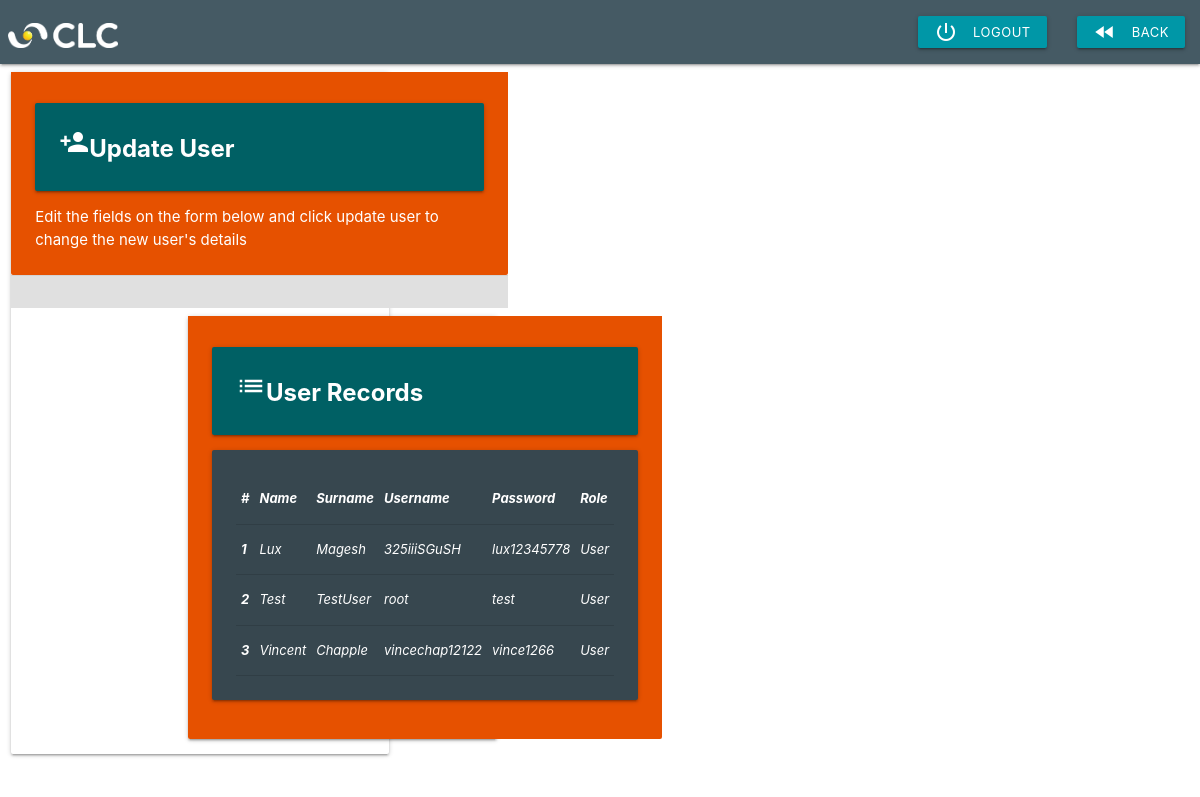
/update.php, run on the app's committed database.
### tables this page shows
CREATE TABLE `users` (
  `uid` int(150) NOT NULL,
  `f_name` varchar(150) NOT NULL,
  `l_name` varchar(150) NOT NULL,
  `username` varchar(150) NOT NULL,
  `password` varchar(150) NOT NULL,
  `role` enum('Admin','Manager','Support','User','Custom') NOT NULL DEFAULT 'User'
);

### update.php (the view, shortened to what this page needs)
<!DOCTYPE html>
  <html>
  <?php
        include_once 'inc/head.php';
    ?>
    <body style="background-image: url('./images/pexels-demian-smit-449559.jpg'); background-size: cover; z-index: -1;object-fit: cover;">
    <?php
        include_once 'inc/navbar2.php';
    ?>
    <div class="row ContentOne">
      <div class="ContentOne col s12 m4 xs12">
    <div class="card horizontal">
    <div class="card-stacked">
        <div class="card-content  orange darken-4 white-text">
          <div class="card-panel  cyan darken-4">
            <span class="white-text" style="font-size:x-large ;font-weight:bolder;"> <i class="small material-icons">person_add</i>Update User
          </span>
          </div>
                <p>Edit the fields on the form below and click update user to change the new user's details</p>
          </div>
            <div class="card-action grey lighten-2">
          </div>
          <div class="ContentTwo col s12 m8 xs12 text-white">
      <div class="card horizontal">
      <div class="card-stacked">
        <div class="card-content orange darken-4 white-text">
      <div class="card-panel cyan darken-4">
        <span class="white-text" style="font-size:x-large ;font-weight:bolder"><i class="small material-icons">list</i>User Records</span>
      </div>
      <div class="card-panel white-text blue-grey darken-3" style="font-size:small; font-style: oblique;">
        <?php
          require 'dbcon.php';
          $sql = "SELECT * FROM `users`";
          $result = $conn->query($sql);
        ?>
      <table class="table table-dark">
          <thead>
            <tr>
              <th scope="col">#</th>
              <th scope="col">Name</th>
              <th scope="col">Surname</th>
              <th scope="col">Username</th>
              <th scope="col">Password</th>
              <th scope="col">Role</th>
            </tr>
          </thead>
          <?php
            while ($row = $result->fetch_assoc()) {
          ?>
          <tbody>
            <tr>
              <th scope="row"><?php echo $row["uid"] ?></th>
              <td><?php echo $row["f_name"] ?></td>
              <td><?php echo $row["l_name"] ?></td>
              <td><?php echo $row["username"] ?></td>
              <td><?php echo $row["password"] ?></td>
              <td><?php echo $row["role"] ?></td>
            </tr>
          </tbody>
          <?php
          }
          ?>
      </table>
      </div>
        </div>
      </div>
    </div>
      </div>
        </div>
    </body>
  </html>

### inc/head.php
<?php
echo '<head>
<link href="https://fonts.googleapis.com/icon?family=Material+Icons" rel="stylesheet">
<link type="text/css" rel="stylesheet" href="lib/css/materialize.min.css"  media="screen,projection"/>
<link type="text/css" rel="stylesheet" href="lib/css/style.css"  media="screen,projection"/>
<meta name="viewport" content="width=device-width, initial-scale=1.0"/>
<script src="https://www.google.com/recaptcha/api.js"></script>
</head>'
?>

### inc/navbar2.php
<?php
    echo '    <nav class="nav blue-grey darken-2" >
    <div class="nav-wrapper">
    <a href="#" class="brand-logo" style="margin-top: 0.4%; margin-left: 0.7%;">
      <img src="./images/logo_white.png" style="height: 25px!important; width:110px!important">
    </a>
      <ul id="nav-mobile" class="right hide-on-med-and-down">
        <li><a href="/clc/logout.php" class="waves-effect cyan darken-2 waves-light btn-small"><i class="material-icons left">power_settings_new</i>logout</a></li>
        <li><a onclick="history.back()"class="waves-effect cyan darken-2 waves-light btn-small"><i class="material-icons left">fast_rewind</i>back</a></li>
      </ul>
    </div>
    </nav>'
?>

### data on the page
users: uid "1", f_name "Lux", l_name "Magesh", username "325iiiSGuSH", password "lux12345778", role "User"
users: uid "2", f_name "Test", l_name "TestUser", username "root", password "test", role "User"
users: uid "3", f_name "Vincent", l_name "Chapple", username "vincechap12122", password "vince1266", role "User"
